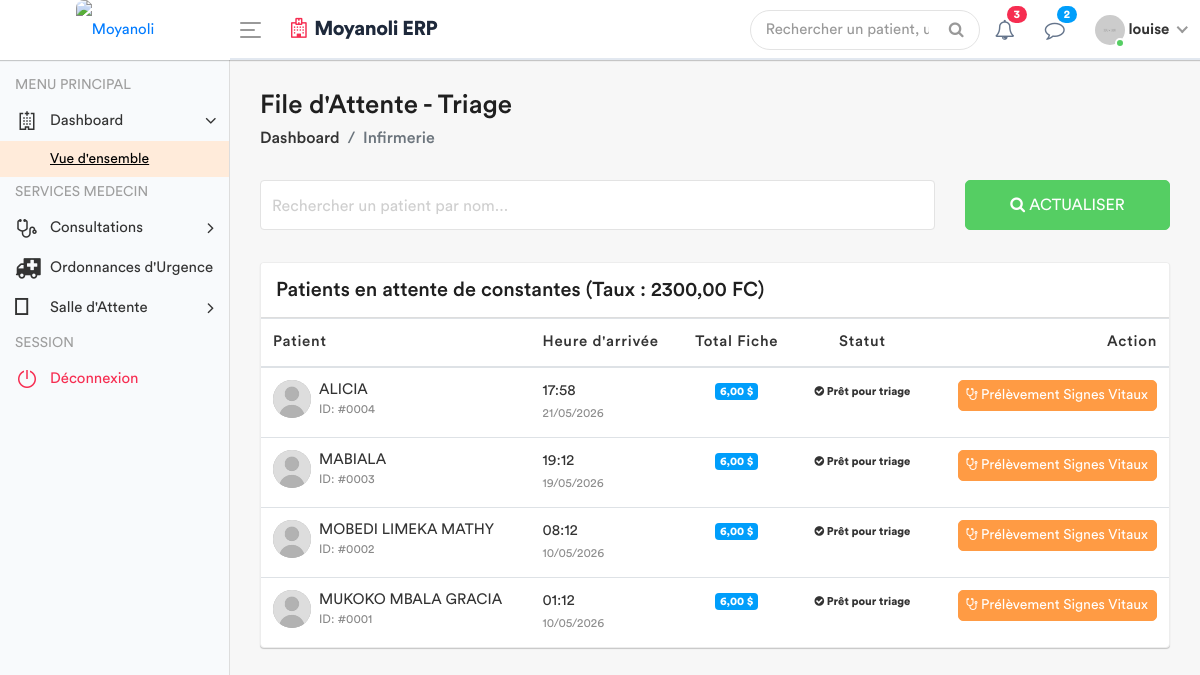
/infirmerie/attente/ (signed in), run on the app's committed database.
### apps/models.py (models this page shows, shortened)
class ConfigurationHopital(models.Model):
    taux_usd_en_cdf = models.DecimalField(max_digits=10, decimal_places=2, default=2500.00)
    derniere_mise_a_jour = models.DateTimeField(auto_now=True)
    class Meta:
        verbose_name = "Configuration du Taux"

class Patient(models.Model):
    code_patient = models.CharField(max_length=20, unique=True, editable=False)
    noms = models.CharField(max_length=100)
    service = models.ForeignKey(
        Service,
        on_delete=models.PROTECT, # On empêche de supprimer un service s'il a des patients
        related_name='patients',
        null=True # Utile si tu as déjà des patients en base sans service
    )
    sexe = models.CharField(max_length=1, choices=[('M', 'Masculin'), ('F', 'Féminin')])
    age = models.CharField(max_length=30)
    adresse = models.TextField()
    telephone = models.CharField(max_length=20)
    fiche_payee = models.BooleanField(default=False)
    created_by = models.ForeignKey(User, on_delete=models.SET_NULL, null=True, related_name='patients_crees')
    date_creation = models.DateTimeField(auto_now_add=True)
    date_modification = models.DateTimeField(auto_now=True)

### apps/views.py (the view)
# urls.py: path('infirmerie/attente/', views.liste_attente_triage, name='liste_attente_triage'),
@login_required
def liste_attente_triage(request):
    config = ConfigurationHopital.objects.first()
    taux = config.taux_usd_en_cdf if config else 2300.00
    patients_liste = Patient.objects.all().order_by('-date_creation')
    for patient in patients_liste:
        paiements = Paiement.objects.filter(patient=patient, service='FICHE')
        total_usd = 0
        for p in paiements:
            if p.devise == 'USD':
                total_usd += p.montant_verse
            else:
                total_usd += (p.montant_verse / taux)
        patient.total_fiche_usd = total_usd
        patient.a_solde_fiche = total_usd >= 6.00
    role = Fonction.objects.filter(userKey=request.user).first()
    fonctionKey = role.fonctionKey.roleName if role else None
    return render(request, 'back-end/infirmerie/liste_attente.html', {
        'patients': patients_liste,
        'taux': taux ,
        'fonctionKey' : fonctionKey
    })

### apps/templates/back-end/infirmerie/liste_attente.html (shortened to what this page needs)
<!DOCTYPE html>
{% load static %}
<html lang="fr">
    <head>
        {% include 'back-end/includes/css.html' %}
    </head>
    <body>
        <div class="main-wrapper">
            {% include 'back-end/includes/header.html' %}
            {% include 'back-end/includes/sidebar.html' %}
            <div class="page-wrapper">
                <div class="content container-fluid">
                    <div class="page-header">
                        <div class="row align-items-center">
                            <div class="col">
                                <h3 class="page-title">File d'Attente - Triage</h3>
                                <ul class="breadcrumb">
                                    <li class="breadcrumb-item"><a href="{% url 'dashboard' %}">Dashboard</a></li>
                                    <li class="breadcrumb-item active">Infirmerie</li>
                                </ul>
                            </div>
                        </div>
                    </div>
                    <div class="row filter-row">
                        <div class="col-sm-9 col-md-9">
                            <div class="form-group form-focus">
                                <input type="text" id="searchPatient" class="form-control floating" onkeyup="filterTable()">
                                <label class="focus-label">Rechercher un patient par nom...</label>
                            </div>
                        </div>
                        <div class="col-sm-3 col-md-3">
                            <button class="btn btn-success btn-block"> <i class="fa fa-search"></i> Actualiser </button>
                        </div>
                    </div>
                    <div class="card card-table mt-3">
                        <div class="card-header">
                            <h4 class="card-title mb-0">Patients en attente de constantes (Taux : {{ taux }} FC)</h4>
                        </div>
                        <div class="card-body">
                            <div class="table-responsive">
                                <table class="table table-hover table-center mb-0" id="patientTable">
                                    <thead>
                                        <tr>
                                            <th>Patient</th>
                                            <th>Heure d'arrivée</th>
                                            <th class="text-center">Total Fiche</th>
                                            <th class="text-center">Statut</th>
                                            <th class="text-right">Action</th>
                                        </tr>
                                    </thead>
                                    <tbody>
                                        {% for patient in patients %}
                                        <tr>
                                            <td>
                                                <h2 class="table-avatar">
                                                    <a href="#" class="avatar avatar-sm mr-2">
                                                        <img class="avatar-img rounded-circle" src="{% static 'back-end/assets/img/user.jpg' %}" alt="User">
                                                    </a>
                                                    <a href="#">{{ patient.noms }} <span>ID: #{{ patient.id|stringformat:"04d" }}</span></a>
                                                </h2>
                                            </td>
                                            <td>{{ patient.date_creation|date:"H:i" }} <br><small class="text-muted">{{ patient.date_creation|date:"d/m/Y" }}</small></td>
                                            <td class="text-center">
                                                <span class="badge badge-info">{{ patient.total_fiche_usd|floatformat:2 }} $</span>
                                            </td>
                                            <td class="text-center">
                                                {% if patient.a_solde_fiche %}
                                                    <span class="badge badge-success-border"><i class="fa fa-check-circle"></i> Prêt pour triage</span>
                                                {% else %}
                                                    <span class="badge badge-danger-border"><i class="fa fa-clock-o"></i> Attente Paiement</span>
                                                {% endif %}
                                            </td>
                                            <td class="text-right">
                                                {% if patient.a_solde_fiche %}
                                                    <a href="{% url 'saisir_signes' patient.id %}" class="btn btn-primary btn-sm">
                                                        <i class="fa fa-stethoscope"></i> Prélèvement Signes Vitaux
                                                    </a>
                                                {% else %}
                                                    <button class="btn btn-secondary btn-sm" disabled title="Le patient doit d'abord solder la fiche (6 USD)">
                                                        <i class="fa fa-lock"></i> Dossier bloqué
                                                    </button>
                                                {% endif %}
                                            </td>
                                        </tr>
                                        {% empty %}
                                        <tr>
                                            <td colspan="5" class="text-center py-4">
                                                <div class="text-muted">Aucun patient dans la file d'attente.</div>
                                            </td>
                                        </tr>
                                        {% endfor %}
                                    </tbody>
                                </table>
                            </div>
                        </div>
                    </div>
                </div>
            </div>
        </div>
    </body>
</html>

### apps/templates/back-end/includes/header.html (shortened to what this page needs)
{% load static %}
<div class="header" style="background: #ffffff; border-bottom: 2px solid #e2e8f0;">
    <div class="header-left" style="background: #ffffff;">
        <a href="{% url 'home' %}" class="logo">
            <img src="{% static 'front-end/assets/dr/logo.jpeg' %}" width="45" height="45" alt="Moyanoli" style="border-radius: 8px;">
        </a>
    </div>
    <a id="toggle_btn" href="javascript:void(0);" style="color: #007bff;">
        <span class="bar-icon">
            <span></span>
            <span></span>
            <span></span>
        </span>
    </a>
    <div class="page-title-box">
        <h3 style="color: #1e293b; font-weight: 700; letter-spacing: -0.5px;">
            <i class="fa fa-hospital-o text-danger mr-2"></i>Moyanoli ERP
        </h3>
    </div>
    <ul class="nav user-menu">
        <li class="nav-item">
            <div class="top-nav-search">
                <form action="#">
                    <input class="form-control" type="text" placeholder="Rechercher un patient, un dossier...">
                    <button class="btn" type="submit"><i class="fa fa-search"></i></button>
                </form>
            </div>
        </li>
        <li class="nav-item dropdown">
            <a href="#" class="dropdown-toggle nav-link" data-toggle="dropdown">
                <i class="fa fa-bell-o" style="color: #64748b;"></i> <span class="badge badge-pill bg-danger">3</span>
            </a>
        </li>
        <li class="nav-item dropdown">
            <a href="#" class="dropdown-toggle nav-link" data-toggle="dropdown">
                <i class="fa fa-comment-o" style="color: #64748b;"></i> <span class="badge badge-pill bg-info">2</span>
            </a>
        </li>
        <li class="nav-item dropdown has-arrow main-drop">
            <a href="#" class="dropdown-toggle nav-link" data-toggle="dropdown">
                <span class="user-img">
                    <img src="{% static 'back-end/assets/img/profiles/avatar-21.jpg' %}" alt="">
                    <span class="status online"></span>
                </span>
                <span style="font-weight: 600;">{{ user.username }}</span>
            </a>
        </li>
    </ul>
</div>

### data on the page
ConfigurationHopital: taux_usd_en_cdf "2300,00"
Patient: noms "ALICIA", id "0004", date_creation "17:58", date_creation "21/05/2026", total_fiche_usd "6,00", shows "Prêt pour triage", shows "Prélèvement Signes Vitaux"
Patient: noms "MABIALA", id "0003", date_creation "19:12", date_creation "19/05/2026", total_fiche_usd "6,00", shows "Prêt pour triage", shows "Prélèvement Signes Vitaux"
Patient: noms "MOBEDI LIMEKA MATHY", id "0002", date_creation "08:12", date_creation "10/05/2026", total_fiche_usd "6,00", shows "Prêt pour triage", shows "Prélèvement Signes Vitaux"
Patient: noms "MUKOKO MBALA GRACIA", id "0001", date_creation "01:12", date_creation "10/05/2026", total_fiche_usd "6,00", shows "Prêt pour triage", shows "Prélèvement Signes Vitaux"

### other printed values
{{ user.username }} "louise"
